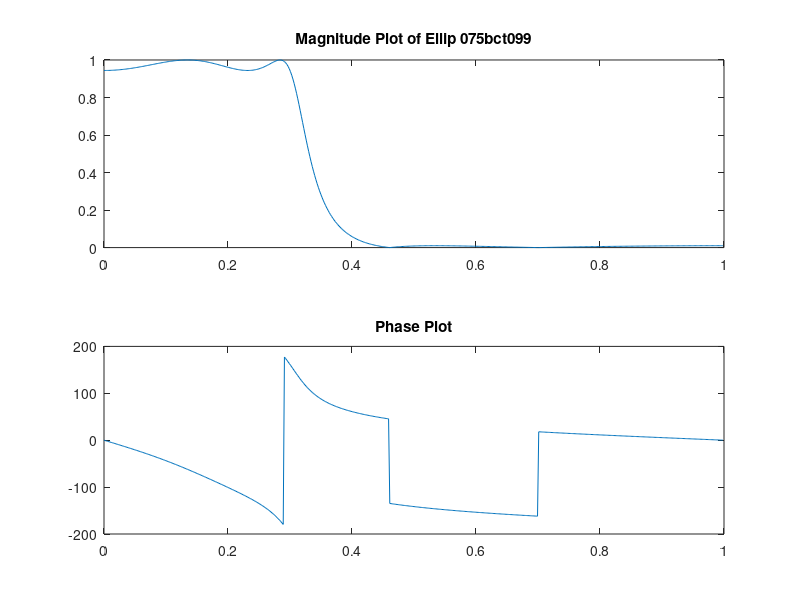

MATLAB code for this plot:
pkg load signal;
clc;
fs=8000; pb=1200;
sb=2000;Rp=0.5;
Rs=40;
fn=fs/2;
wp=pb/fn;
ws=sb/fn;

[N,wc]=ellipord(wp,ws,Rp,Rs)
[num1,den1]=ellip(N,Rp, Rs, wc);

[Hd,wd]=freqz(num1,den1);
magd=abs(Hd);
phase=angle(Hd)*180/pi;
subplot(2,1,1);
plot(wd/pi,magd);title('Magnitude Plot of Ellip 075bct099')
subplot(2,1,2);
plot(wd/pi,phase);title('Phase Plot')
